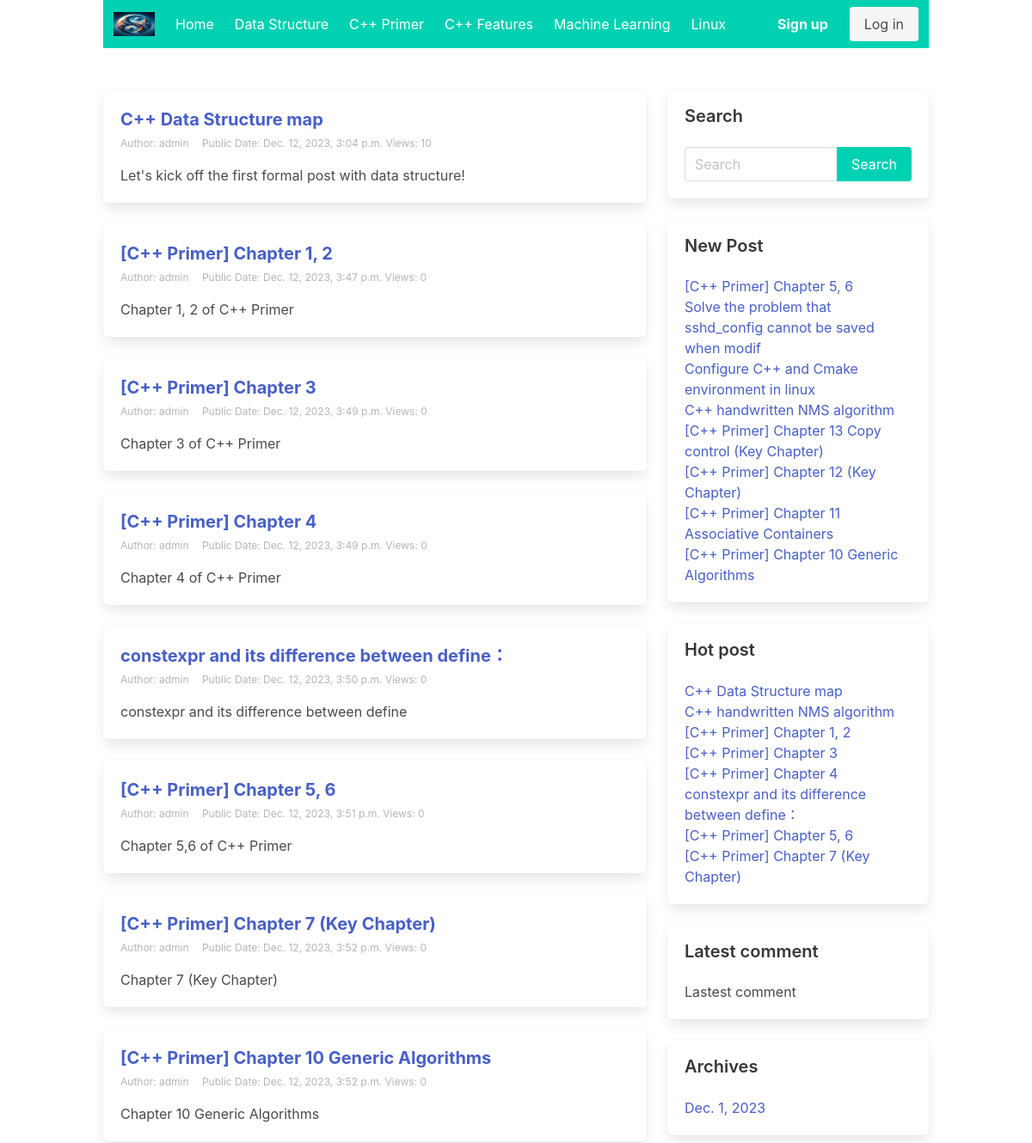
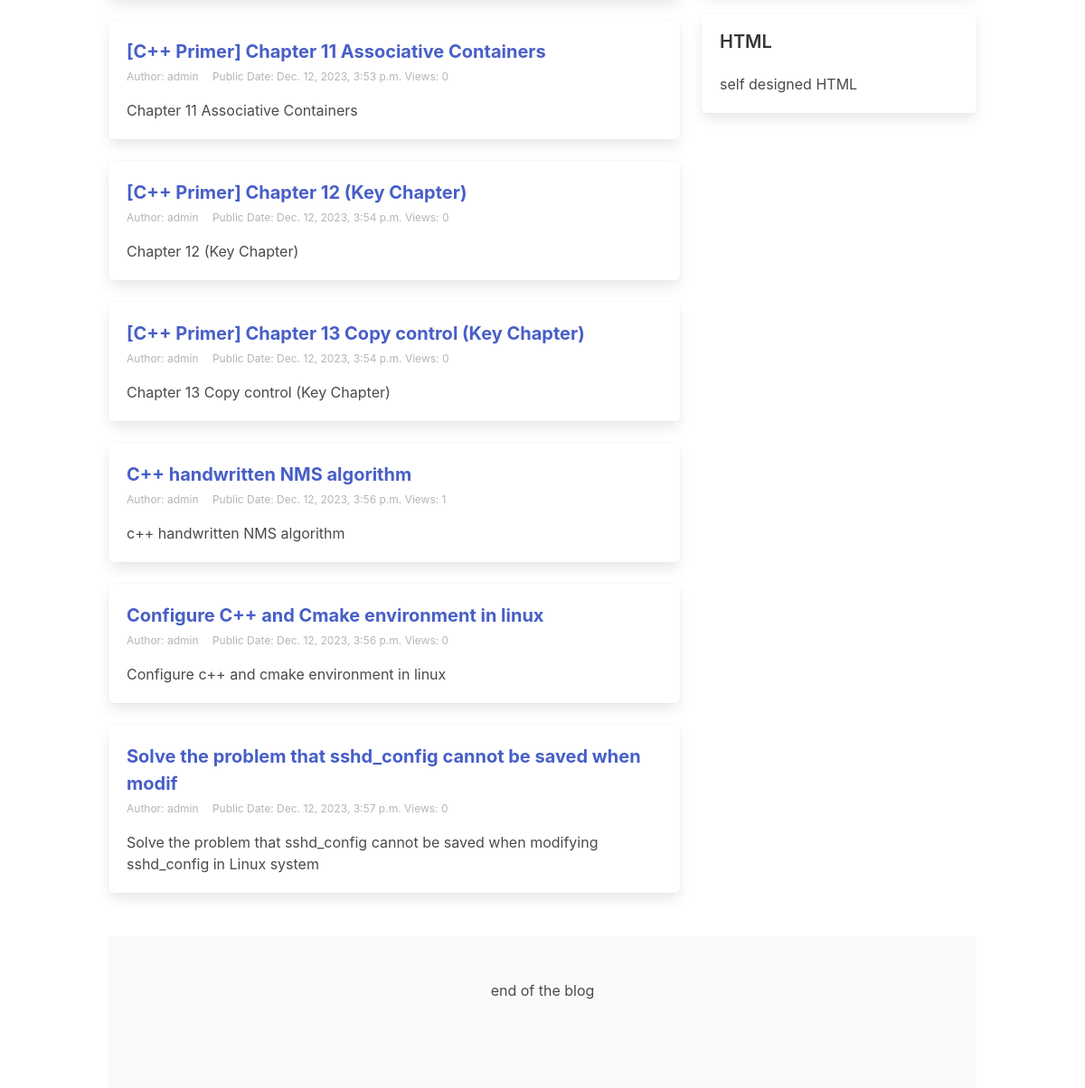
The page / on the database its author committed (2 pictures, top to bottom).
### blog/models.py (models this page shows, shortened)
class Category(models.Model):
    name = models.CharField(max_length=32, verbose_name="category name")
    desc = models.TextField(max_length=200, blank=True, default='', verbose_name="category description")
    add_date = models.DateTimeField(auto_now_add=True, verbose_name="creating date")
    pub_date = models.DateTimeField(auto_now=True, verbose_name="modified date")
    class Meta:
        verbose_name = "blog category"
        verbose_name_plural = verbose_name

class Post(models.Model):
    title = models.CharField(max_length=61, verbose_name="Title")
    desc = models.TextField(max_length=200, blank=True, default='', verbose_name="Description")
    category = models.ForeignKey(Category, on_delete=models.CASCADE, verbose_name="category")
    content = MDTextField(verbose_name="Content")
    tags = models.ForeignKey(Tag, blank=True, on_delete=models.CASCADE, verbose_name="blog tag") # a post can have multiple tags -> foreign key
    owner = models.ForeignKey(User, on_delete=models.CASCADE, verbose_name="author")
    add_date = models.DateTimeField(auto_now_add=True, verbose_name="creating date")
    pub_date = models.DateTimeField(auto_now=True, verbose_name="modified date")
    pv = models.IntegerField(default=0, verbose_name='Views') # the views of the post
    class Meta:
        verbose_name = "post"
        verbose_name_plural = verbose_name

class Sidebar(models.Model):
    STATUS = (
        (1, 'Hide'),
        (2, 'Show')
    )
    DISPLAY_TYPE = (
        (1, 'Search'),
        (2, 'New post'),
        (3, 'Hot post'),
        (4, 'Latest comment'),
        (5, 'Post archives'),
        (6, 'HTML')
    )
    title = models.CharField(max_length=50, verbose_name="Module name") # Module name
    display_type = models.PositiveIntegerField(default=1, choices=DISPLAY_TYPE, verbose_name="Display type") # Sidebar, search box popular, articles
    content = models.CharField(max_length=500, blank=True, default='', verbose_name="Content",
                               help_text="If the setting is not HTML type, it can be empty") # This field is specially used for HTML type, other types can be empty
    sort = models.PositiveIntegerField(default=1,  verbose_name="Sort", help_text='The larger the serial number, the higher the order.')
    status = models.PositiveIntegerField(default=2, choices=STATUS, verbose_name="Status") # Hide/show status
    add_date = models.DateTimeField(auto_now_add=True, verbose_name="Creation time")  # creation time
    class Meta:
        verbose_name = "Sidebar"
        verbose_name_plural = verbose_name
        ordering = ['-sort'] # sort in descending order
    @classmethod # make it a callable function for the sidebar class
    def get_sidebar(cls):
        return cls.objects.filter(status=2)   # Query all modules that are displayed
    @property # make it as a property of the class, only readable
    def get_content(self):
        if self.display_type == 1:
            context = {
            }
            return render_to_string('blog/sidebar/search.html', context=context)
        elif self.display_type == 2:
            context = {
            }
            return render_to_string('blog/sidebar/new_post.html', context=context)
        elif self.display_type == 3:
            context = {
            }
            return render_to_string('blog/sidebar/hot_post.html', context=context)
        elif self.display_type == 4:
            context = {
            }
            return render_to_string('blog/sidebar/comment.html', context=context)
        elif self.display_type == 5:
            context = {
            }
            return render_to_string('blog/sidebar/archives.html', context=context)
        elif self.display_type == 6:
            return self.content

### blog/views.py (the view)
# urls.py: path('', views.index, name='index'),
def index(request):
    post_list = Post.objects.all() # query all the posts from the db
    context = {'post_list': post_list} # call these two objects in the template
    return render(request, 'blog/index.html', context)

### blog/templatetags/category.py (called while the page is built)
@register.simple_tag # after adding this decoration, it will be a qualified template tag!
def get_category_list():
    return Category.objects.all()

@register.simple_tag
def get_sidebar_list():
    return Sidebar.get_sidebar()

@register.simple_tag
def get_new_post():
    return Post.objects.order_by('-pub_date')[:8] # only show 8 posts in descending order by time

@register.simple_tag
def get_hot_post():
    return Post.objects.order_by('-pv')[:8] # only show 8 posts in descending order by time

@register.simple_tag
def get_archives():
    return Post.objects.dates('add_date', 'month', order='DESC')[:8] # only show 8 posts in descending order by time

### blog/templates/blog/index.html
{% extends 'blog/base.html' %}

### blog/templates/blog/base.html (shortened to what this page needs)
<!DOCTYPE html>
{% load static category %}
<html>
    <head>
        <link rel="stylesheet" href="https://cdn.jsdelivr.net/npm/bulma@0.9.4/css/bulma.min.css">
        <link href="{% static 'mdeditor/css/editormd.min.css' %}" rel="stylesheet">
        <link href="{% static 'mdeditor/css/editormd.preview.css' %}" rel="stylesheet">
    </head>
    <body>
        <nav class="navbar is-primary container" role="navigation" aria-label="main navigation">
            <div class="navbar-brand">
            <a class="navbar-item">
                <img src="{% static 'users/images/login.jpg'%}" width="48" height="48">
            </a>
            </div>
            <div id="navbarBasicExample" class="navbar-menu">
                <div class="navbar-start">
                    {% block nav-start %}
                        <a class="navbar-item" href="/">
                            Home
                        </a>
                    {% get_category_list as category_list %}
                        {% for category in category_list %}
                            <a class="navbar-item" href="{% url 'blog:category_list' category.id %}">
                                {{ category.name }}
                            </a>
                        {% endfor %}
                    {% endblock %}
                </div>
                <div class="navbar-end">
                    {% block navbar-end %}
                    <div class="navbar-item">
                        {% if user.is_authenticated %}
                        {% comment %} if the user login, it will show user center {% endcomment %}
                            <div class="buttons">
                                <a href="{% url 'users:user_profile' %}" class="button is-primary">{{ request.user.username }}'s User Center</a>
                                <a href="{% url 'users:logout' %}" class="button is-primary">Log out</a>
                            </div>
                        {% else %}
                            <div class="buttons">
                                <a class="button is-primary" href="{% url 'users:register' %}" target="_blank">
                                    <strong>Sign up</strong>
                                </a>
                                <a class="button is-light" href="{% url 'users:login' %}" target="_blank">
                                    Log in
                                </a>
                            </div>
                        {% endif %}
                    </div>
                    {% endblock %}
                </div>
            </div>
        </nav>
        <section class="section">
            <div class="container">
                <div class="columns">
                    <div class="column is-8">
                        {% block section %}
                            {% if post_list %}
                                {% for post in post_list %}
                                    <div class="box">
                                        <h1 class="is-size-5 has-text-weight-bold">
                                            <a href="{% url 'blog:post_detail' post.id %}"> {{ post.title }} </a>
                                        </h1>
                                        <div class=" is-size-7 has-text-grey-light pt-1 pb-1">
                                            <span class="mr-3">Author: {{ post.owner }}</span>  <span>Public Date: {{ post.add_date }}</span>  <span>Views: {{ post.pv }}</span>
                                        </div>
                                        <p class="mt-3">{{ post.desc|truncatechars:100 }}</p>
                                    </div>
                                {% endfor %}
                            {% else %}
                                <div class="box">
                                    <p class="has-text-danger"> Post not exists! </p>
                                </div>
                            {% endif %}
                        {% endblock%}
                    </div>
                    <div class="column is-4">
                        {% block right-section %}
                            {% get_sidebar_list as sidebar_list %}
                                {% for sidebar in sidebar_list %}
                                    <div class="box">
                                        <h1 class="is-size-5 title"> {{ sidebar.title }} </h1>
                                        <p> {{ sidebar.get_content|safe }} </p>
                                    </div>
                                {% endfor %}
                        {% endblock %}
                    </div>
                </div>
            </div>
        </section>
        {% block footer %}
            <footer class="footer container">
                <div class="has-text-centered">
                    end of the blog
                </div>
            </footer>
        {% endblock %}
    </body>
</html>

### blog/templates/blog/sidebar/search.html (shortened to what this page needs)
<form action="{% url 'blog:search' %}" method="get">
    <div class="field has-addons">
        <div class="control is-expanded">
            <input type="search" class="input" name="keyword" placeholder="Search" value="{{ keyword }}">
        </div>
        <div class="control">
          <input  class="button is-primary" type="submit" value="Search">
        </div>
      </div>
</form>

### blog/templates/blog/sidebar/new_post.html
{% load category %}
{% get_new_post as post_list %}
{% for post in post_list %}
    <ul>
        <li><a href="{% url 'blog:post_detail' post.id %}">{{ post.title }}</a></li>
    </ul>
{% endfor %}

### blog/templates/blog/sidebar/hot_post.html
{% load category %}
{% get_hot_post as post_list %}
{% for post in post_list %}
    <ul>
        <li><a href="{% url 'blog:post_detail' post.id %}">{{ post.title }}</a></li>
    </ul>
{% endfor %}

### blog/templates/blog/sidebar/comment.html
Lastest comment

### blog/templates/blog/sidebar/archives.html
{% load category %}
{% get_archives as archives_list %}
{% for archive in archives_list %}
    <ul>
        <li><a href="{% url 'blog:archives' archive.year archive.month %}">{{ archive }}</a></li>
    </ul>
{% endfor %}

### rows shown on the page
Category: name "Data Structure"
Category: name "C++ Primer"
Category: name "C++ Features"
Category: name "Machine Learning"
Category: name "Linux"
Post: title "C++ Data Structure map", owner "admin", add_date "Dec. 12, 2023, 3:04 p.m.", pv "10", desc "Let's kick off the first formal post with data structure!"
Post: title "[C++ Primer] Chapter 1, 2", owner "admin", add_date "Dec. 12, 2023, 3:47 p.m.", pv "0", desc "Chapter 1, 2 of C++ Primer"
Post: title "[C++ Primer] Chapter 3", owner "admin", add_date "Dec. 12, 2023, 3:49 p.m.", pv "0", desc "Chapter 3 of C++ Primer"
Post: title "[C++ Primer] Chapter 4", owner "admin", add_date "Dec. 12, 2023, 3:49 p.m.", pv "0", desc "Chapter 4 of C++ Primer"
Post: title "constexpr and its difference between define：", owner "admin", add_date "Dec. 12, 2023, 3:50 p.m.", pv "0", desc "constexpr and its difference between define"
Post: title "[C++ Primer] Chapter 5, 6", owner "admin", add_date "Dec. 12, 2023, 3:51 p.m.", pv "0", desc "Chapter 5,6 of C++ Primer"
Post: title "[C++ Primer] Chapter 7 (Key Chapter)", owner "admin", add_date "Dec. 12, 2023, 3:52 p.m.", pv "0", desc "Chapter 7 (Key Chapter)"
Post: title "[C++ Primer] Chapter 10 Generic Algorithms", owner "admin", add_date "Dec. 12, 2023, 3:52 p.m.", pv "0", desc "Chapter 10 Generic Algorithms"
Post: title "[C++ Primer] Chapter 11 Associative Containers", owner "admin", add_date "Dec. 12, 2023, 3:53 p.m.", pv "0", desc "Chapter 11 Associative Containers"
Post: title "[C++ Primer] Chapter 12 (Key Chapter)", owner "admin", add_date "Dec. 12, 2023, 3:54 p.m.", pv "0", desc "Chapter 12 (Key Chapter)"
Post: title "[C++ Primer] Chapter 13 Copy control (Key Chapter)", owner "admin", add_date "Dec. 12, 2023, 3:54 p.m.", pv "0", desc "Chapter 13 Copy control (Key Chapter)"
Post: title "C++ handwritten NMS algorithm", owner "admin", add_date "Dec. 12, 2023, 3:56 p.m.", pv "1", desc "c++ handwritten NMS algorithm"
Post: title "Configure C++ and Cmake environment in linux", owner "admin", add_date "Dec. 12, 2023, 3:56 p.m.", pv "0", desc "Configure c++ and cmake environment in linux"
Post: title "Solve the problem that sshd_config cannot be saved when modif", owner "admin", add_date "Dec. 12, 2023, 3:57 p.m.", pv "0", desc "Solve the problem that sshd_config cannot be saved when modifying sshd_config in Linux system"
Sidebar: title "Search"
Sidebar: title "New Post"
Sidebar: title "Hot post"
Sidebar: title "Latest comment"
Sidebar: title "Archives", archives_list "Dec. 1, 2023"
Sidebar: title "HTML", get_content "self designed HTML"
